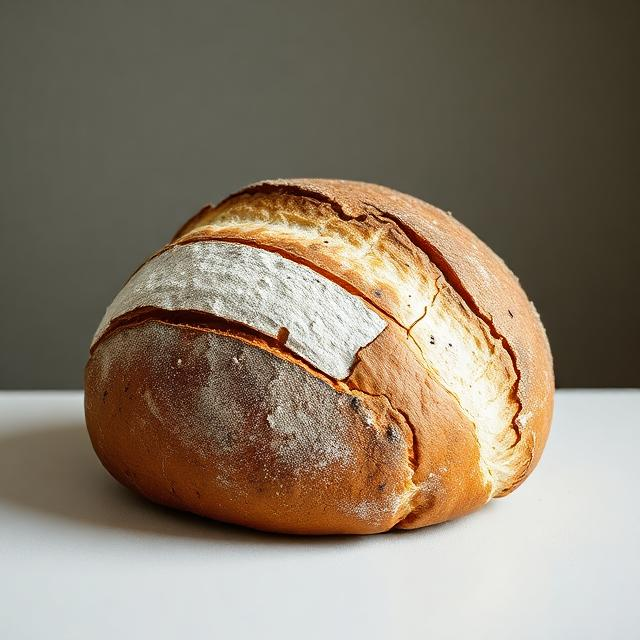
#> input picture images/1kuooGk_.jpg, 640 x 640 px
$ python build_images.py
#> lines starting #> are read from the running program, lines starting #| are printed output that depends on the picture
"""Build the web-ready images from the sources in `images/`.

The PWA has no build step, so `web/img/` holds checked-in binaries. A checked-in
binary nobody can regenerate is a liability, so this is the provenance — the same
arrangement as `scripts/build_font.py`.

    python scripts/build_images.py            # resize, convert, write
    python scripts/build_images.py --check    # verify the committed files match

Requires Pillow, which is dev-only:

    pip install pillow

WebP at quality 80 is roughly a 5x saving on the source JPEG at the sizes the app
actually displays. The originals stay in `images/` untouched; nothing reads them
at runtime.
"""

from __future__ import annotations

import argparse
import hashlib
import io
import sys
from dataclasses import dataclass
from pathlib import Path

ROOT = Path(__file__).resolve().parent.parent
SOURCE_DIR = ROOT / "images"
OUTPUT_DIR = ROOT / "web" / "img"

WEBP_QUALITY = 80


@dataclass(frozen=True, slots=True)
class Asset:
    source: str
    output: str
    size: int
    """Square edge in CSS pixels, before device pixel ratio."""

    note: str
    crop: tuple[int, int, int, int] | None = None
    """(left, top, right, bottom) in source pixels, applied before resizing."""


# Only what the app actually renders. Every entry here costs bytes a cold visitor
# may pay for, so adding one is a decision rather than a convenience.
ASSETS: tuple[Asset, ...] = (
    Asset(
        source="1kuooGk_.jpg",
        output="loaf-hero.webp",
        size=320,
        note="sign-in hero, displayed at 132px; 320 covers a 2x screen",
        # A centre crop of the full square puts the photograph's own horizon --
        # dark olive above, white below -- straight through the circular mask,
        # which reads as a badly cropped photo rather than a medallion. These
        # numbers are the loaf's measured bounding box (x 90-552, y 182-532)
        # squared off with 4% padding, so the circle is filled with bread.
        crop=(81, 117, 561, 597),
    ),
)


def build(asset: Asset) -> bytes:
    try:
        from PIL import Image
    except ImportError as exc:  # pragma: no cover - dev tooling
        raise SystemExit("missing build dependency. Install with:\n    pip install pillow") from exc

    source = SOURCE_DIR / asset.source
    if not source.is_file():
        raise SystemExit(f"source missing: {source}")

    with Image.open(source) as image:
#> image is the input picture: PIL image 640x640 RGB; mean R, G, B 138.7, 125.5, 108
        rgb = image.convert("RGB")
        if asset.crop:
            rgb = rgb.crop(asset.crop)
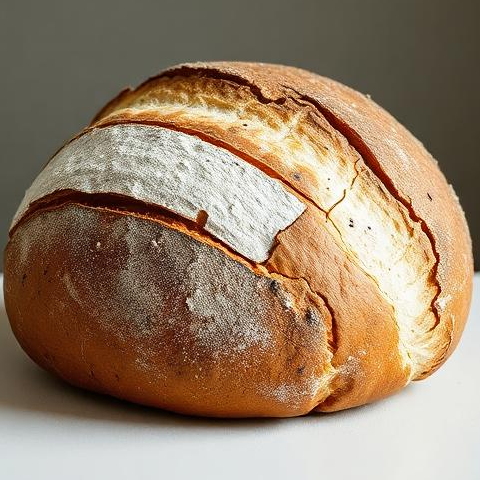
#> rgb: PIL image 480x480 RGB; mean R, G, B 152.2, 129.5, 106.2
        # Resize through a square target so a non-square source is scaled rather
        # than silently letterboxed.
        resized = rgb.resize((asset.size, asset.size), Image.LANCZOS)
        buffer = io.BytesIO()
        # method=6 is the slowest, smallest setting. This runs once, by hand.
        resized.save(buffer, "WEBP", quality=WEBP_QUALITY, method=6)
        return buffer.getvalue()


def main() -> int:
    parser = argparse.ArgumentParser(description=__doc__)
    parser.add_argument(
        "--check",
        action="store_true",
        help="Rebuild and compare against the committed files instead of writing them.",
    )
    args = parser.parse_args()

    failures = 0
    total = 0

    for asset in ASSETS:
        built = build(asset)
        total += len(built)
        target = OUTPUT_DIR / asset.output
        digest = hashlib.sha256(built).hexdigest()[:16]

        if args.check:
            if not target.is_file():
                print(f"FAIL {asset.output} does not exist", file=sys.stderr)
                failures += 1
                continue
            if target.read_bytes() != built:
                print(
                    f"FAIL {asset.output} differs from a fresh build\n"
                    f"     committed {target.stat().st_size:,} bytes\n"
                    f"     rebuilt   {len(built):,} bytes  sha256 {digest}\n"
                    "     Re-run without --check, and bump VERSION in web/sw.js.",
                    file=sys.stderr,
                )
                failures += 1
                continue
            print(f"OK   {asset.output:<20} {len(built):>7,} bytes")
        else:
            OUTPUT_DIR.mkdir(parents=True, exist_ok=True)
            target.write_bytes(built)
            print(f"--> {asset.output:<20} {len(built):>7,} bytes  sha256 {digest}  {asset.note}")

    print(f"\n     {total:>7,} bytes total")

    if failures:
        return 1
    if not args.check:
        print()
        print("These are lazily loaded, not part of the service worker SHELL: a sign-in")
        print("illustration is not what a cold visitor needs before the app renders.")
        print("Bump VERSION in web/sw.js anyway - index.html changed alongside them.")
    return 0


if __name__ == "__main__":
    raise SystemExit(main())
#> (the program exits here)
